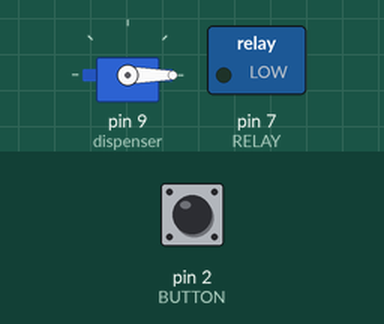
This sketch was run on a simulated Arduino Uno, built with avr-gcc and run on an emulated ATmega328P. Shown: servo, switched loads named in the sketch (green lamp = pin HIGH). The test bench sets the inputs (shaded band); at power-on: pin 2 (BUTTON) HIGH. EEPROM starts erased; what the sketch prints to the serial monitor is not drawn.

Above: at 1.2 s.
1.3 s: pin 2 (BUTTON) pulled LOW for 0.15 s
At 1.45 s:
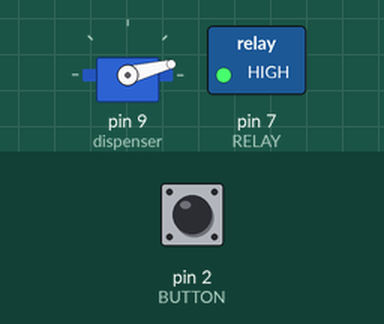
At 2.5 s:
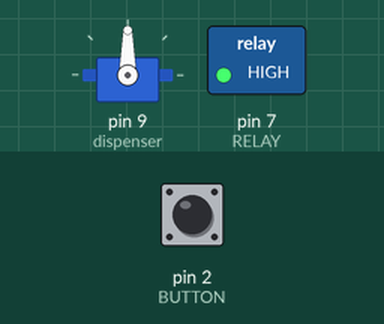
Timing chart, 0 to 5.6 s (numbered marks = the images above; inputs shaded):
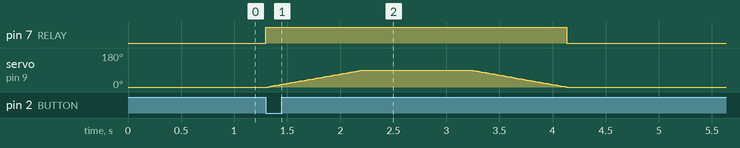

The sketch:

vending_machine.ino
```cpp
#include <Servo.h>
#include <EEPROM.h>

#define BUTTON 2
#define RELAY 7

Servo dispenser;

int inventory;
int eepromAddr = 0;

bool lastState = HIGH;

void setup() {
  pinMode(BUTTON, INPUT_PULLUP);
  pinMode(RELAY, OUTPUT);

  Serial.begin(9600);

  dispenser.attach(9);
  dispenser.write(0);

  inventory = EEPROM.read(eepromAddr);

  if (inventory == 255) {
    inventory = 10;
    EEPROM.write(eepromAddr, inventory);
  }

  Serial.print("Initial Inventory: ");
  Serial.println(inventory);
}

void loop() {
  int currentState = digitalRead(BUTTON);

  // Trigger ONLY on press (HIGH → LOW)
  if (lastState == HIGH && currentState == LOW) {

    if (inventory > 0) {
      Serial.println("🖐 Dispensing Item");

      digitalWrite(RELAY, HIGH);

      // Servo motion
      for (int pos = 0; pos <= 90; pos++) {
        dispenser.write(pos);
        delay(10);
      }

      delay(1000);

      for (int pos = 90; pos >= 0; pos--) {
        dispenser.write(pos);
        delay(10);
      }

      digitalWrite(RELAY, LOW);

      inventory--;
      EEPROM.write(eepromAddr, inventory);

      Serial.print("Remaining: ");
      Serial.println(inventory);
    }
    else {
      Serial.println("❌ Out of Stock!");
    }

    delay(300); // debounce
  }

  lastState = currentState;
}
```

Measured:
- after the input at 1.3 s, pin 7 (RELAY): LOW → HIGH at once, → LOW 2.8 s later; servo on pin 9 (dispenser): rises from 0° to 90° in 0.89 s, then falls to 0° in 1.9 s
